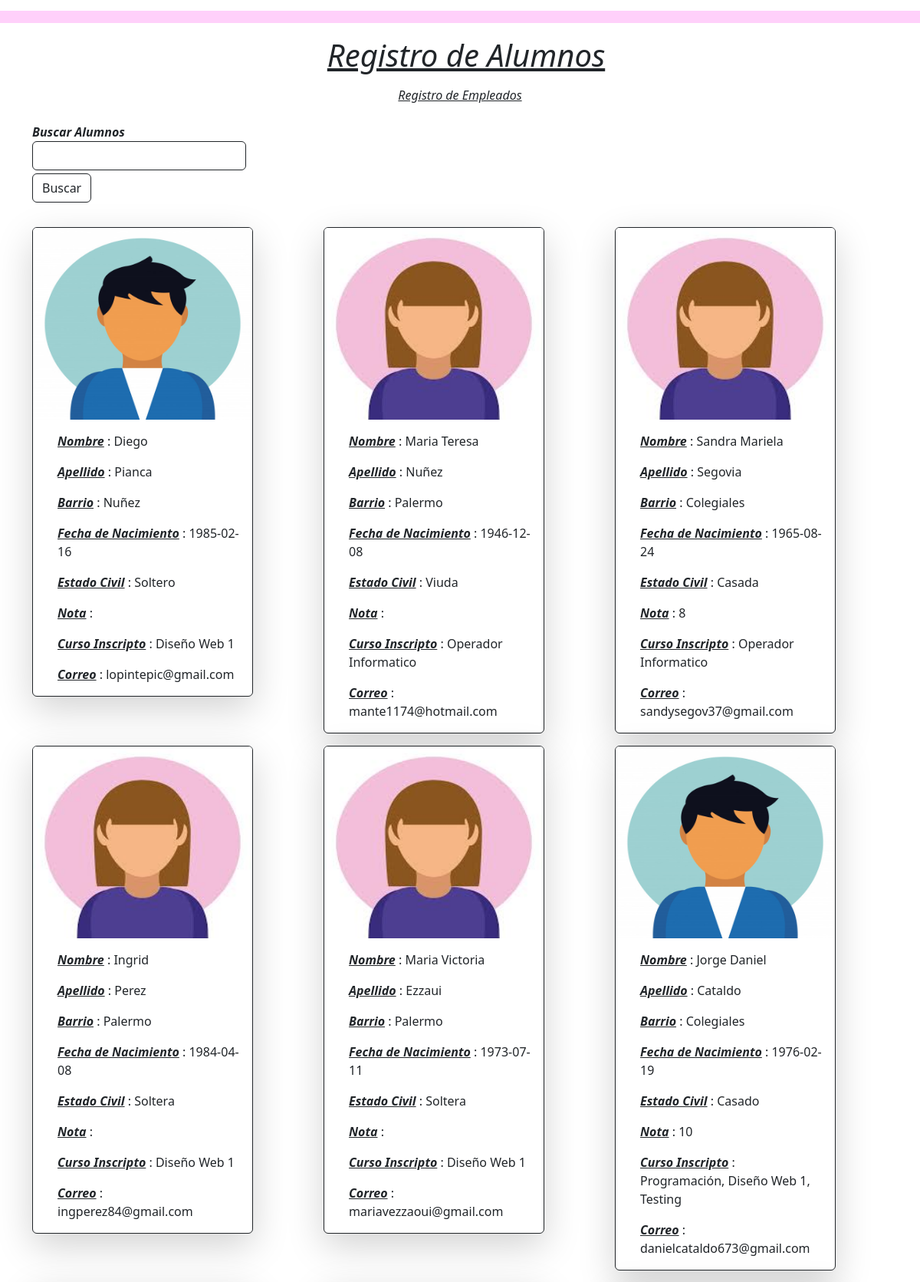
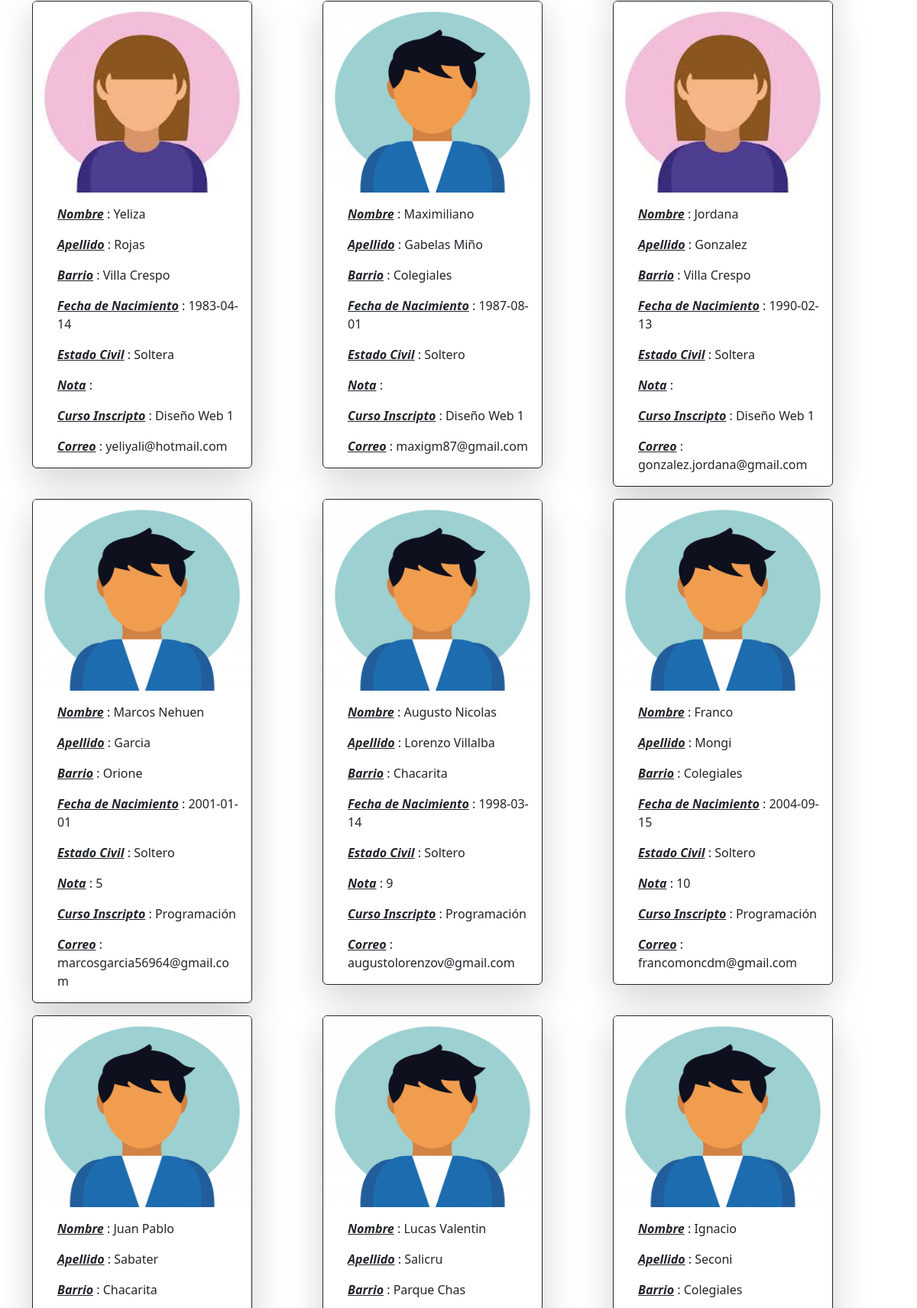
/vista.php (upper part), run on the app's committed database (2 pictures, top to bottom).
### tables this page shows
CREATE TABLE `alumnos` (
  `id` int(11) NOT NULL,
  `nombre` varchar(50) NOT NULL,
  `apellido` varchar(50) NOT NULL,
  `barrio` varchar(50) NOT NULL,
  `fecha_nacimiento` date NOT NULL,
  `estado_civil` varchar(50) NOT NULL,
  `nota` int(11) DEFAULT NULL,
  `curso_inscripto` varchar(50) NOT NULL,
  `correo` varchar(50) NOT NULL,
  `imagen` varchar(100) NOT NULL
);

### classes/Alumnos.php (called while the page is built, shortened)
<?php
class Alumnos {
   protected $nombre;
   protected $apellido;
   protected $barrio;
   protected $fecha_nacimiento;
   protected $estado_civil;
   protected $nota;
   protected $curso_inscripto;
   protected $correo;
   protected $imagen;
   public function lista_completa() : array {
    $conexion = (new Conexion())->getConexion();
    $query =
    $query = "SELECT *
    FROM alumnos";
    $PDOStatement = $conexion->prepare($query);
    $PDOStatement->setFetchMode(PDO::FETCH_CLASS, self::class);
    $PDOStatement->execute();
    $resultado = $PDOStatement->fetchAll();
    return $resultado;
   }
   public function getNombre()
   {
      return $this->nombre;
   }
   public function getApellido()
   {
      return $this->apellido;
   }
   public function getBarrio()
   {
      return $this->barrio;
   }
   public function getFecha_nacimiento()
   {
      return $this->fecha_nacimiento;
   }
   public function getEstado_civil()
   {
      return $this->estado_civil;
   }
   public function getNota()
   {
      return $this->nota;
   }
   public function getCurso_inscripto()
   {
      return $this->curso_inscripto;
   }
   public function getCorreo()
   {
      return $this->correo;
   }
   public function getImagen()
   {
      return $this->imagen;
   }
}
?>

### vista.php (the view, shortened to what this page needs)
<?php
require_once "classes/Alumnos.php";
$miObjetoAlumnos = new Alumnos();
$alumnos = $miObjetoAlumnos->lista_completa();
?>
<!doctype html>
<html lang="es">
<head>
    <link href="https://cdn.jsdelivr.net/npm/bootstrap@5.3.2/dist/css/bootstrap.min.css" rel="stylesheet">
</head>
<body>
    <div>
        <p class="placeholder-wave">
            <span class="placeholder col-12" style="color: #FFA1F5;"></span>
        </p>
    </div>
        <h1 class="mt-3 ms-3 text-decoration-underline fst-italic text-center">Registro de Alumnos</h1>
    <div class=" d-flex justify-content-center p-2">
        <nav aria-label="breadcrumb">
            <ol class="breadcrumb">
                <li class="breadcrumb-item fst-italic"><a class="link-dark fs-6" href="vista2.php">Registro de Empleados</a></li>
            </ol>
        </nav>
    </div>
    <main>
    <div class="container">
        <form class="col-3" action="buscar.php" method="GET">
            <div class="form-group">
                <label for=""><strong class="fst-italic">Buscar Alumnos</strong></label>
                <input type="text" class="form-control border-dark " name="search">
            </div>
            <button class="btn btn-outline-dark mt-1" type="submit">Buscar</button>
        </form>
        <div class="row mt-3">
            <?php foreach ($alumnos as $alumno) { ?>
                <div class="col-4">
                    <div class="card border-dark border-1 mt-3 shadow-lg" style="width: 18rem;">
                        <img height="250px" src="img/<?= $alumno->getImagen(); ?>" class="card-img-top" alt="...">
                        <div class="card-body ms-3">
                            <p class="card-text"><strong class="text-decoration-underline fst-italic">Nombre</strong> : <?= $alumno->getNombre(); ?></p>
                            <p class="card-text"><strong class="text-decoration-underline fst-italic">Apellido</strong> : <?= $alumno->getApellido(); ?></p>
                            <p class="card-text"><strong class="text-decoration-underline fst-italic">Barrio</strong> : <?= $alumno->getBarrio(); ?></p>
                            <p class="card-text"><strong class="text-decoration-underline fst-italic">Fecha de Nacimiento</strong> : <?= $alumno->getFecha_nacimiento(); ?></p>
                            <p class="card-text"><strong class="text-decoration-underline fst-italic">Estado Civil</strong> : <?= $alumno->getEstado_civil(); ?></p>
                            <p class="card-text"><strong class="text-decoration-underline fst-italic">Nota</strong> : <?= $alumno->getNota(); ?></p>
                            <p class="card-text"><strong class="text-decoration-underline fst-italic">Curso Inscripto</strong> : <?= $alumno->getCurso_inscripto(); ?></p>
                            <p class="card-text"><strong class="text-decoration-underline fst-italic">Correo</strong> : <?= $alumno->getCorreo(); ?></p>
                        </div>
                    </div>
                </div>
            <?php } ?>
        </div>
    </div>
    </main>
</body>
</html>
<!doctype html>
<html lang="es">
<head>
    <link href="https://cdn.jsdelivr.net/npm/bootstrap@5.3.2/dist/css/bootstrap.min.css" rel="stylesheet">
</head>
<body>
</body>
</html>
<!doctype html>
<html lang="es">
<head>
    <link href="https://cdn.jsdelivr.net/npm/bootstrap@5.3.2/dist/css/bootstrap.min.css" rel="stylesheet">
    <link rel="stylesheet" href="https://cdnjs.cloudflare.com/ajax/libs/font-awesome/6.4.2/css/all.min.css" />
</head>
<body class="mt-2">
</body>
</html>

### data on the page
alumnos: imagen (placeholder picture), nombre "Diego", apellido "Pianca", barrio "Nuñez", fecha_nacimiento "1985-02-16", estado_civil "Soltero", curso_inscripto "Diseño Web 1", correo "lopintepic@gmail.com"
alumnos: imagen (picture), nombre "Maria Teresa", apellido "Nuñez", barrio "Palermo", fecha_nacimiento "1946-12-08", estado_civil "Viuda", curso_inscripto "Operador Informatico", correo "mante1174@hotmail.com"
alumnos: imagen (picture), nombre "Sandra Mariela", apellido "Segovia", barrio "Colegiales", fecha_nacimiento "1965-08-24", estado_civil "Casada", nota "8", curso_inscripto "Operador Informatico", correo "sandysegov37@gmail.com"
alumnos: imagen (picture), nombre "Ingrid", apellido "Perez", barrio "Palermo", fecha_nacimiento "1984-04-08", estado_civil "Soltera", curso_inscripto "Diseño Web 1", correo "ingperez84@gmail.com"
alumnos: imagen (picture), nombre "Maria Victoria", apellido "Ezzaui", barrio "Palermo", fecha_nacimiento "1973-07-11", estado_civil "Soltera", curso_inscripto "Diseño Web 1", correo "mariavezzaoui@gmail.com"
alumnos: imagen (placeholder picture), nombre "Jorge Daniel", apellido "Cataldo", barrio "Colegiales", fecha_nacimiento "1976-02-19", estado_civil "Casado", nota "10", curso_inscripto "Programación, Diseño Web 1, Testing", correo "danielcataldo673@gmail.com"
alumnos: imagen (picture), nombre "Yeliza", apellido "Rojas", barrio "Villa Crespo", fecha_nacimiento "1983-04-14", estado_civil "Soltera", curso_inscripto "Diseño Web 1", correo "yeliyali@hotmail.com"
alumnos: imagen (placeholder picture), nombre "Maximiliano", apellido "Gabelas Miño", barrio "Colegiales", fecha_nacimiento "1987-08-01", estado_civil "Soltero", curso_inscripto "Diseño Web 1", correo "maxigm87@gmail.com"
alumnos: imagen (picture), nombre "Jordana", apellido "Gonzalez", barrio "Villa Crespo", fecha_nacimiento "1990-02-13", estado_civil "Soltera", curso_inscripto "Diseño Web 1", correo "gonzalez.jordana@gmail.com"
alumnos: imagen (placeholder picture), nombre "Marcos Nehuen", apellido "Garcia", barrio "Orione", fecha_nacimiento "2001-01-01", estado_civil "Soltero", nota "5", curso_inscripto "Programación", correo "marcosgarcia56964@gmail.com"
alumnos: imagen (placeholder picture), nombre "Augusto Nicolas", apellido "Lorenzo Villalba", barrio "Chacarita", fecha_nacimiento "1998-03-14", estado_civil "Soltero", nota "9", curso_inscripto "Programación", correo "augustolorenzov@gmail.com"
alumnos: imagen (placeholder picture), nombre "Franco", apellido "Mongi", barrio "Colegiales", fecha_nacimiento "2004-09-15", estado_civil "Soltero", nota "10", curso_inscripto "Programación", correo "francomoncdm@gmail.com"
alumnos: imagen (placeholder picture), nombre "Juan Pablo", apellido "Sabater", barrio "Chacarita"
alumnos: imagen (placeholder picture), nombre "Lucas Valentin", apellido "Salicru", barrio "Parque Chas"
alumnos: imagen (placeholder picture), nombre "Ignacio", apellido "Seconi", barrio "Colegiales"
